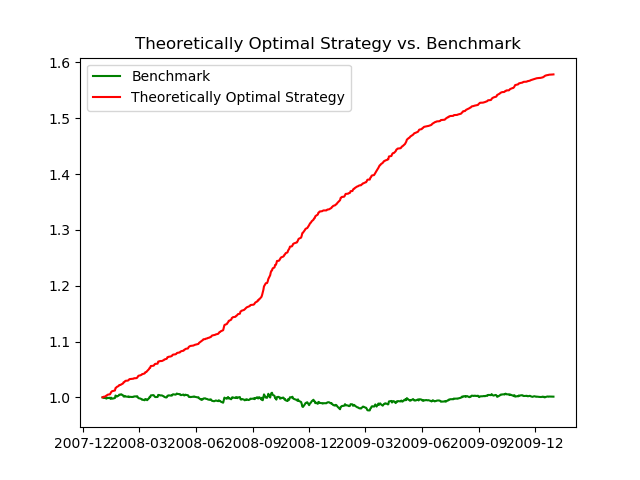

This figure's Python source:
"""
Implements the theoretically optimal strategy of stock as if we could see into the future

-Provides a chart of the benchmark vs. optimal strategyselfself.
-Also reports the cr, std of dr's, and mean of dr's for symbol_to_path

"""

from util import get_data
import matplotlib.pyplot as plt
import datetime as dt
import numpy as np
import pandas as pd
import marketsimcode as ms


class TheoreticallyOptimalStrategy():

    def __init__(self):
        pass

    def author():
        return "shernandez43"

    def testPolicy(self, symbol = "JPM", sd=dt.datetime(2008,1,1), ed=dt.datetime(2009,12,31), sv = 100000):
        dates = pd.date_range(sd, ed)
        data = get_data([symbol], dates)
        self.data = data[[symbol]]
        self.symbol = symbol
        self.normed_data = data/data.iloc[0]

        benchmark = self.gen_benchmark()
        cols = ["Symbol", "Order", "Shares"]


        # create ideal trades using only +/- 1000 and 0 holdings:
        ideal_trades = np.zeros(shape = (self.data.shape[0],3))
        ideal_trades = pd.DataFrame(ideal_trades, index = self.data.index.values, columns = cols)
        holdings = 0    # initial holdsing value:
        for i in range(self.data.shape[0]-1):
            # if stock goes up the next day, buy:
            if self.data[symbol].ix[i+1] > self.data[symbol].ix[i] and holdings < 1000:
                to_buy = 1000 - holdings
                ideal_trades.ix[i] = ("JPM", "BUY", to_buy)
                holdings = holdings + to_buy
            # if stock goes down the next day, sell:
            elif self.data[symbol].ix[i+1] < self.data[symbol].ix[i] and holdings > -1000:
                to_sell = 1000 + holdings
                ideal_trades.ix[i] = ("JPM", "SELL", to_sell)
                holdings = holdings - to_sell


        benchmark["Symbol"] = self.symbol
        ideal_trades["Symbol"] = self.symbol


        # create bench trades df:
        dummy = benchmark.copy()
        dummy[self.symbol] = benchmark["Shares"]
        bench_trades = dummy[self.symbol]
        bench_trades = bench_trades.to_frame()


        #create trades df in the required format: +/- trade volume based on buy/sell
        dummy = ideal_trades.copy()
        dummy[self.symbol] = ideal_trades["Shares"]
        dummy.loc[dummy["Order"] == "SELL", self.symbol] *= -1

        trades = dummy[self.symbol]
        trades = trades.to_frame()


        self.plot(bench_trades, trades)


        return trades



    def gen_benchmark(self):
        columns = ["Symbol", "Order",
        "Shares"]
        index = self.data.index.values
        trades = np.zeros(shape = (len(index), len(columns)), dtype = object)
        trades[0][0], trades[0][1], trades[0][2] = self.symbol, "BUY", 1000
        trades = pd.DataFrame(trades, index = index, columns = columns)
        trades.rename(columns = {trades.columns.values[0] : self.symbol})
        return trades



    def plot(self, benchmark, ideal_trades):
        ideal_port = ms.compute_portvals(ideal_trades, commission=0.0, impact=0.0)
        bench_port = ms.compute_portvals(benchmark, commission=0.0, impact=0.0)
        ideal_port = ideal_port/ideal_port.iloc[0]
        bench_port = bench_port/bench_port.iloc[0]
        ms.get_port_stats(ideal_port, "Normalized Ideal Portfolio")
        ms.get_port_stats(bench_port, "Normalized Benchmark Portfolio")
        plt.plot(bench_port, label = "Benchmark", color = 'green')
        plt.plot(ideal_port, label = "Theoretically Optimal Strategy", color = 'red')
        plt.title("Theoretically Optimal Strategy vs. Benchmark")
        plt.legend()

        plt.savefig("TheoreticallyOptimalStrategy.png")


if __name__ == "__main__":
    tos = TheoreticallyOptimalStrategy()
    df_trades = tos.testPolicy()
